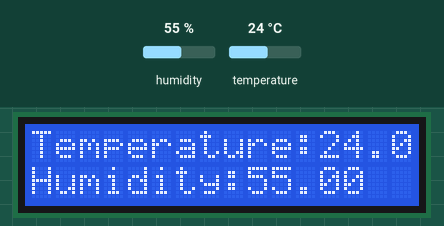
The sketch below on a simulated ESP8266 (NodeMCU). Shown: 16×2 character LCD. The inputs (shaded band) are chosen by the test bench; at power-on: humidity 55 %, temperature 24 °C. WiFi joins after 1.5 s; servers stay silent unless stated; what the sketch prints to the serial monitor is not drawn.

Above: at 5.0 s.
5.1 s: humidity set to 22 %
At 7.3 s:
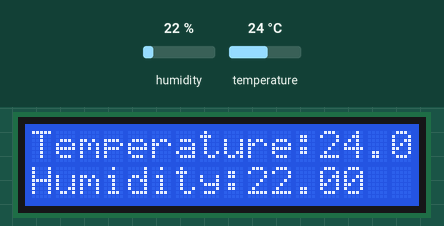
8.4 s: temperature set to 12 °C
At 10.4 s:
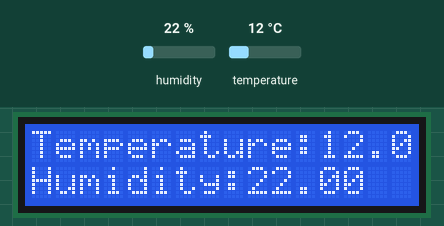
10.9 s: humidity set to 40 %
At 12.4 s:
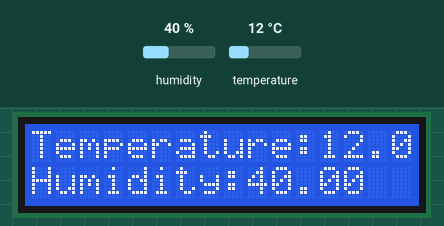
13.4 s: temperature set to 19 °C
At 15.5 s:
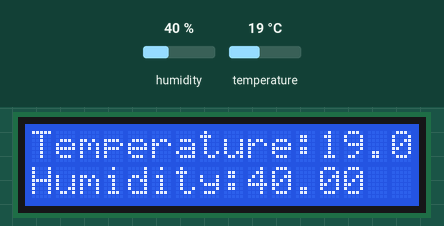
Timing chart, 0 to 16.9 s (numbered marks = the images above; inputs shaded):
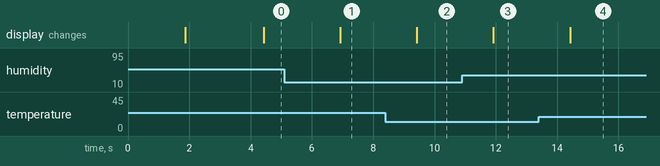

The sketch:

01.ino
```cpp
#define BLYNK_TEMPLATE_ID "TMPL6VmlGsxPW"
#define BLYNK_TEMPLATE_NAME "DHT"
#define BLYNK_AUTH_TOKEN "e3vI2oTieSkwGUW9CWe-CK9ah5HU7AE3"

#define BLYNK_PRINT Serial


#include <ESP8266WiFi.h>
#include <WiFiClient.h>
#include <BlynkSimpleEsp8266.h>
#include <Wire.h>
#include <LiquidCrystal_I2C.h>
#include <DHT.h>

LiquidCrystal_I2C lcd(0x27,16,2);

char auth[] = BLYNK_AUTH_TOKEN;

char ssid[] = "SEGi-Y5-Student"; //nama hotspot yang digunakan
char pass[] = ""; //password hotspot yang digunakan

#define DHTPIN 12          // Mention the digital pin where you connected
#define DHTTYPE DHT11     // DHT 11
DHT dht(DHTPIN, DHTTYPE);
BlynkTimer timer;


void setup(){
   Serial.begin(115200);
  Blynk.begin(auth, ssid, pass);
  // You can also specify server:
  //Blynk.begin(auth, ssid, pass, "blynk.cloud", 80);
  //Blynk.begin(auth, ssid, pass, IPAddress(192,168,1,100), 8080);
  lcd.init();
  lcd.backlight();
  dht.begin();
  timer.setInterval(2500L, sendSensor);

}

void loop(){


  Blynk.run();
  timer.run();
}
void sendSensor(){
  float h = dht.readHumidity();
  float t = dht.readTemperature(); // or dht.readTemperature(true) for Fahrenheit
  if (isnan(h) || isnan(t)) {
    Serial.println("Failed to read from DHT sensor!");
    return;
  }

  Blynk.virtualWrite(V1, h);
  Blynk.virtualWrite(V0, t);
  Serial.print("Temperature : ");
  Serial.print(t);
  Serial.print("    Humidity : ");
  Serial.println(h);
  lcd.setCursor(0,0);
  lcd.print("Temperature:");
  lcd.print(t);
  lcd.setCursor(0,1);
  lcd.print("Humidity:");
  lcd.print(h);


  if(t > 10){
   // Blynk.email("isamahfudi08@gmail.com", "Alert", "Temperature over 28C!");
    Blynk.logEvent("temp_alert","Temp above 10 degrees");
    Blynk.virtualWrite(0,1);
  }
}
```

Measured:
- after the input at 5.1 s, the display: changes after 1.8 s (image 1)
- after the input at 8.4 s, the display: changes after 1.0 s (image 2)
- after the input at 10.9 s, the display: changes after 1.0 s (image 3)
- after the input at 13.4 s, the display: changes after 1.0 s (image 4)
